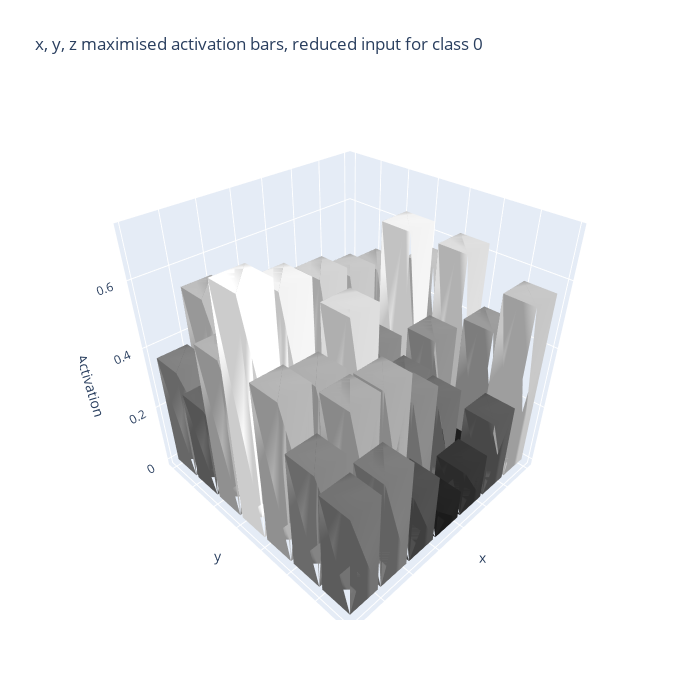

The cell this chart's notebook holds for it:
### Code cell
#adding 3d visualisation x, y, z with z = activation threshold for better interpretability

block_size = 4
new_size = 28 // block_size
class_idx = 0
activation_map = images[class_idx]

averaged_columns = activation_map.reshape(new_size, block_size, new_size, block_size).mean(axis=(1, 3))
norm = averaged_columns / averaged_columns.max()
colors = np.floor(norm * 255).astype(int)

fig = go.Figure()
dx = dy = 0.9

def add_cube(fig, x0, y0, h, gray):
    verts = np.array([
        [x0,     y0,     0], #square bottom of column
        [x0+dx,  y0,     0],
        [x0+dx,  y0+dy,  0],
        [x0,     y0+dy,  0],
        [x0,     y0,     h], #square top of column
        [x0+dx,  y0,     h],
        [x0+dx,  y0+dy,  h],
        [x0,     y0+dy,  h],
    ])

    i = [0, 0, 4, 5, 1, 1, 2, 2, 3, 3, 4, 7]
    j = [1, 3, 5, 6, 2, 5, 3, 6, 0, 7, 0, 4]
    k = [3, 2, 6, 7, 5, 4, 7, 4, 4, 6, 1, 5]
    color = f'rgb({gray},{gray},{gray})'

    fig.add_trace(go.Mesh3d(
        x = verts[:,0], y = verts[:,1], z = verts[:,2], #mesh vertices
        i = i, j = j, k = k,
        color = color, opacity = 1 #mesh color
    ))

for xi in range(new_size):
    for yi in range(new_size):
        h = averaged_columns[yi, new_size-1-xi]
        gray = colors[yi, new_size-1-xi]
        add_cube(fig, xi, yi, h, gray) #coordinates, height, color

fig.update_layout(
    scene = dict(
        xaxis = dict(title='x', showticklabels=False),
        yaxis = dict(title='y', showticklabels=False),
        zaxis = dict(title='Activation'),
        aspectmode = 'cube'
    ),
    title = f'x, y, z maximised activation bars, reduced input for class {class_idx}',
    width = 700, height=700
)

fig.show()

### Figure 1 — Plotly figure (JSON) as saved in the notebook; plotly's stock layout.template omitted (floating-point values rounded to 4 significant figures)
{"data": [{"color": "rgb(149,149,149)", "i": [0, 0, 4, 5, 1, 1, 2, 2, 3, 3, 4, 7], "j": [1, 3, 5, 6, 2, 5, 3, 6, 0, 7, 0, 4], "k": [3, 2, 6, 7, 5, 4, 7, 4, 4, 6, 1, 5], "opacity": 1, "type": "mesh3d", "x": [0.0, 0.9, 0.9, 0.0, 0.0, 0.9, 0.9, 0.0], "y": [0.0, 0.0, 0.9, 0.9, 0.0, 0.0, 0.9, 0.9], "z": [0.0, 0.0, 0.0, 0.0, 0.4259, 0.4259, 0.4259, 0.4259]}, {"color": "rgb(73,73,73)", "i": [0, 0, 4, 5, 1, 1, 2, 2, 3, 3, 4, 7], "j": [1, 3, 5, 6, 2, 5, 3, 6, 0, 7, 0, 4], "k": [3, 2, 6, 7, 5, 4, 7, 4, 4, 6, 1, 5], "opacity": 1, "type": "mesh3d", "x": [0.0, 0.9, 0.9, 0.0, 0.0, 0.9, 0.9, 0.0], "y": [1.0, 1.0, 1.9, 1.9, 1.0, 1.0, 1.9, 1.9], "z": [0.0, 0.0, 0.0, 0.0, 0.2081, 0.2081, 0.2081, 0.2081]}, {"color": "rgb(79,79,79)", "i": [0, 0, 4, 5, 1, 1, 2, 2, 3, 3, 4, 7], "j": [1, 3, 5, 6, 2, 5, 3, 6, 0, 7, 0, 4], "k": [3, 2, 6, 7, 5, 4, 7, 4, 4, 6, 1, 5], "opacity": 1, "type": "mesh3d", "x": [0.0, 0.9, 0.9, 0.0, 0.0, 0.9, 0.9, 0.0], "y": [2.0, 2.0, 2.9, 2.9, 2.0, 2.0, 2.9, 2.9], "z": [0.0, 0.0, 0.0, 0.0, 0.2269, 0.2269, 0.2269, 0.2269]}, {"color": "rgb(195,195,195)", "i": [0, 0, 4, 5, 1, 1, 2, 2, 3, 3, 4, 7], "j": [1, 3, 5, 6, 2, 5, 3, 6, 0, 7, 0, 4], "k": [3, 2, 6, 7, 5, 4, 7, 4, 4, 6, 1, 5], "opacity": 1, "type": "mesh3d", "x": [0.0, 0.9, 0.9, 0.0, 0.0, 0.9, 0.9, 0.0], "y": [3.0, 3.0, 3.9, 3.9, 3.0, 3.0, 3.9, 3.9], "z": [0.0, 0.0, 0.0, 0.0, 0.5569, 0.5569, 0.5569, 0.5569]}, {"color": "rgb(221,221,221)", "i": [0, 0, 4, 5, 1, 1, 2, 2, 3, 3, 4, 7], "j": [1, 3, 5, 6, 2, 5, 3, 6, 0, 7, 0, 4], "k": [3, 2, 6, 7, 5, 4, 7, 4, 4, 6, 1, 5], "opacity": 1, "type": "mesh3d", "x": [0.0, 0.9, 0.9, 0.0, 0.0, 0.9, 0.9, 0.0], "y": [4.0, 4.0, 4.9, 4.9, 4.0, 4.0, 4.9, 4.9], "z": [0.0, 0.0, 0.0, 0.0, 0.6298, 0.6298, 0.6298, 0.6298]}, {"color": "rgb(156,156,156)", "i": [0, 0, 4, 5, 1, 1, 2, 2, 3, 3, 4, 7], "j": [1, 3, 5, 6, 2, 5, 3, 6, 0, 7, 0, 4], "k": [3, 2, 6, 7, 5, 4, 7, 4, 4, 6, 1, 5], "opacity": 1, "type": "mesh3d", "x": [0.0, 0.9, 0.9, 0.0, 0.0, 0.9, 0.9, 0.0], "y": [5.0, 5.0, 5.9, 5.9, 5.0, 5.0, 5.9, 5.9], "z": [0.0, 0.0, 0.0, 0.0, 0.4446, 0.4446, 0.4446, 0.4446]}, {"color": "rgb(198,198,198)", "i": [0, 0, 4, 5, 1, 1, 2, 2, 3, 3, 4, 7], "j": [1, 3, 5, 6, 2, 5, 3, 6, 0, 7, 0, 4], "k": [3, 2, 6, 7, 5, 4, 7, 4, 4, 6, 1, 5], "opacity": 1, "type": "mesh3d", "x": [0.0, 0.9, 0.9, 0.0, 0.0, 0.9, 0.9, 0.0], "y": [6.0, 6.0, 6.9, 6.9, 6.0, 6.0, 6.9, 6.9], "z": [0.0, 0.0, 0.0, 0.0, 0.5641, 0.5641, 0.5641, 0.5641]}, {"color": "rgb(108,108,108)", "i": [0, 0, 4, 5, 1, 1, 2, 2, 3, 3, 4, 7], "j": [1, 3, 5, 6, 2, 5, 3, 6, 0, 7, 0, 4], "k": [3, 2, 6, 7, 5, 4, 7, 4, 4, 6, 1, 5], "opacity": 1, "type": "mesh3d", "x": [1.0, 1.9, 1.9, 1.0, 1.0, 1.9, 1.9, 1.0], "y": [0.0, 0.0, 0.9, 0.9, 0.0, 0.0, 0.9, 0.9], "z": [0.0, 0.0, 0.0, 0.0, 0.3075, 0.3075, 0.3075, 0.3075]}, {"color": "rgb(158,158,158)", "i": [0, 0, 4, 5, 1, 1, 2, 2, 3, 3, 4, 7], "j": [1, 3, 5, 6, 2, 5, 3, 6, 0, 7, 0, 4], "k": [3, 2, 6, 7, 5, 4, 7, 4, 4, 6, 1, 5], "opacity": 1, "type": "mesh3d", "x": [1.0, 1.9, 1.9, 1.0, 1.0, 1.9, 1.9, 1.0], "y": [1.0, 1.0, 1.9, 1.9, 1.0, 1.0, 1.9, 1.9], "z": [0.0, 0.0, 0.0, 0.0, 0.451, 0.451, 0.451, 0.451]}, {"color": "rgb(192,192,192)", "i": [0, 0, 4, 5, 1, 1, 2, 2, 3, 3, 4, 7], "j": [1, 3, 5, 6, 2, 5, 3, 6, 0, 7, 0, 4], "k": [3, 2, 6, 7, 5, 4, 7, 4, 4, 6, 1, 5], "opacity": 1, "type": "mesh3d", "x": [1.0, 1.9, 1.9, 1.0, 1.0, 1.9, 1.9, 1.0], "y": [2.0, 2.0, 2.9, 2.9, 2.0, 2.0, 2.9, 2.9], "z": [0.0, 0.0, 0.0, 0.0, 0.5492, 0.5492, 0.5492, 0.5492]}, {"color": "rgb(242,242,242)", "i": [0, 0, 4, 5, 1, 1, 2, 2, 3, 3, 4, 7], "j": [1, 3, 5, 6, 2, 5, 3, 6, 0, 7, 0, 4], "k": [3, 2, 6, 7, 5, 4, 7, 4, 4, 6, 1, 5], "opacity": 1, "type": "mesh3d", "x": [1.0, 1.9, 1.9, 1.0, 1.0, 1.9, 1.9, 1.0], "y": [3.0, 3.0, 3.9, 3.9, 3.0, 3.0, 3.9, 3.9], "z": [0.0, 0.0, 0.0, 0.0, 0.6912, 0.6912, 0.6912, 0.6912]}, {"color": "rgb(146,146,146)", "i": [0, 0, 4, 5, 1, 1, 2, 2, 3, 3, 4, 7], "j": [1, 3, 5, 6, 2, 5, 3, 6, 0, 7, 0, 4], "k": [3, 2, 6, 7, 5, 4, 7, 4, 4, 6, 1, 5], "opacity": 1, "type": "mesh3d", "x": [1.0, 1.9, 1.9, 1.0, 1.0, 1.9, 1.9, 1.0], "y": [4.0, 4.0, 4.9, 4.9, 4.0, 4.0, 4.9, 4.9], "z": [0.0, 0.0, 0.0, 0.0, 0.4163, 0.4163, 0.4163, 0.4163]}, {"color": "rgb(28,28,28)", "i": [0, 0, 4, 5, 1, 1, 2, 2, 3, 3, 4, 7], "j": [1, 3, 5, 6, 2, 5, 3, 6, 0, 7, 0, 4], "k": [3, 2, 6, 7, 5, 4, 7, 4, 4, 6, 1, 5], "opacity": 1, "type": "mesh3d", "x": [1.0, 1.9, 1.9, 1.0, 1.0, 1.9, 1.9, 1.0], "y": [5.0, 5.0, 5.9, 5.9, 5.0, 5.0, 5.9, 5.9], "z": [0.0, 0.0, 0.0, 0.0, 0.08066, 0.08066, 0.08066, 0.08066]}, {"color": "rgb(90,90,90)", "i": [0, 0, 4, 5, 1, 1, 2, 2, 3, 3, 4, 7], "j": [1, 3, 5, 6, 2, 5, 3, 6, 0, 7, 0, 4], "k": [3, 2, 6, 7, 5, 4, 7, 4, 4, 6, 1, 5], "opacity": 1, "type": "mesh3d", "x": [1.0, 1.9, 1.9, 1.0, 1.0, 1.9, 1.9, 1.0], "y": [6.0, 6.0, 6.9, 6.9, 6.0, 6.0, 6.9, 6.9], "z": [0.0, 0.0, 0.0, 0.0, 0.2575, 0.2575, 0.2575, 0.2575]}, {"color": "rgb(138,138,138)", "i": [0, 0, 4, 5, 1, 1, 2, 2, 3, 3, 4, 7], "j": [1, 3, 5, 6, 2, 5, 3, 6, 0, 7, 0, 4], "k": [3, 2, 6, 7, 5, 4, 7, 4, 4, 6, 1, 5], "opacity": 1, "type": "mesh3d", "x": [2.0, 2.9, 2.9, 2.0, 2.0, 2.9, 2.9, 2.0], "y": [0.0, 0.0, 0.9, 0.9, 0.0, 0.0, 0.9, 0.9], "z": [0.0, 0.0, 0.0, 0.0, 0.3947, 0.3947, 0.3947, 0.3947]}, {"color": "rgb(134,134,134)", "i": [0, 0, 4, 5, 1, 1, 2, 2, 3, 3, 4, 7], "j": [1, 3, 5, 6, 2, 5, 3, 6, 0, 7, 0, 4], "k": [3, 2, 6, 7, 5, 4, 7, 4, 4, 6, 1, 5], "opacity": 1, "type": "mesh3d", "x": [2.0, 2.9, 2.9, 2.0, 2.0, 2.9, 2.9, 2.0], "y": [1.0, 1.0, 1.9, 1.9, 1.0, 1.0, 1.9, 1.9], "z": [0.0, 0.0, 0.0, 0.0, 0.3838, 0.3838, 0.3838, 0.3838]}, {"color": "rgb(199,199,199)", "i": [0, 0, 4, 5, 1, 1, 2, 2, 3, 3, 4, 7], "j": [1, 3, 5, 6, 2, 5, 3, 6, 0, 7, 0, 4], "k": [3, 2, 6, 7, 5, 4, 7, 4, 4, 6, 1, 5], "opacity": 1, "type": "mesh3d", "x": [2.0, 2.9, 2.9, 2.0, 2.0, 2.9, 2.9, 2.0], "y": [2.0, 2.0, 2.9, 2.9, 2.0, 2.0, 2.9, 2.9], "z": [0.0, 0.0, 0.0, 0.0, 0.5687, 0.5687, 0.5687, 0.5687]}, {"color": "rgb(137,137,137)", "i": [0, 0, 4, 5, 1, 1, 2, 2, 3, 3, 4, 7], "j": [1, 3, 5, 6, 2, 5, 3, 6, 0, 7, 0, 4], "k": [3, 2, 6, 7, 5, 4, 7, 4, 4, 6, 1, 5], "opacity": 1, "type": "mesh3d", "x": [2.0, 2.9, 2.9, 2.0, 2.0, 2.9, 2.9, 2.0], "y": [3.0, 3.0, 3.9, 3.9, 3.0, 3.0, 3.9, 3.9], "z": [0.0, 0.0, 0.0, 0.0, 0.391, 0.391, 0.391, 0.391]}, {"color": "rgb(116,116,116)", "i": [0, 0, 4, 5, 1, 1, 2, 2, 3, 3, 4, 7], "j": [1, 3, 5, 6, 2, 5, 3, 6, 0, 7, 0, 4], "k": [3, 2, 6, 7, 5, 4, 7, 4, 4, 6, 1, 5], "opacity": 1, "type": "mesh3d", "x": [2.0, 2.9, 2.9, 2.0, 2.0, 2.9, 2.9, 2.0], "y": [4.0, 4.0, 4.9, 4.9, 4.0, 4.0, 4.9, 4.9], "z": [0.0, 0.0, 0.0, 0.0, 0.3323, 0.3323, 0.3323, 0.3323]}, {"color": "rgb(111,111,111)", "i": [0, 0, 4, 5, 1, 1, 2, 2, 3, 3, 4, 7], "j": [1, 3, 5, 6, 2, 5, 3, 6, 0, 7, 0, 4], "k": [3, 2, 6, 7, 5, 4, 7, 4, 4, 6, 1, 5], "opacity": 1, "type": "mesh3d", "x": [2.0, 2.9, 2.9, 2.0, 2.0, 2.9, 2.9, 2.0], "y": [5.0, 5.0, 5.9, 5.9, 5.0, 5.0, 5.9, 5.9], "z": [0.0, 0.0, 0.0, 0.0, 0.3181, 0.3181, 0.3181, 0.3181]}, {"color": "rgb(54,54,54)", "i": [0, 0, 4, 5, 1, 1, 2, 2, 3, 3, 4, 7], "j": [1, 3, 5, 6, 2, 5, 3, 6, 0, 7, 0, 4], "k": [3, 2, 6, 7, 5, 4, 7, 4, 4, 6, 1, 5], "opacity": 1, "type": "mesh3d", "x": [2.0, 2.9, 2.9, 2.0, 2.0, 2.9, 2.9, 2.0], "y": [6.0, 6.0, 6.9, 6.9, 6.0, 6.0, 6.9, 6.9], "z": [0.0, 0.0, 0.0, 0.0, 0.1562, 0.1562, 0.1562, 0.1562]}, {"color": "rgb(156,156,156)", "i": [0, 0, 4, 5, 1, 1, 2, 2, 3, 3, 4, 7], "j": [1, 3, 5, 6, 2, 5, 3, 6, 0, 7, 0, 4], "k": [3, 2, 6, 7, 5, 4, 7, 4, 4, 6, 1, 5], "opacity": 1, "type": "mesh3d", "x": [3.0, 3.9, 3.9, 3.0, 3.0, 3.9, 3.9, 3.0], "y": [0.0, 0.0, 0.9, 0.9, 0.0, 0.0, 0.9, 0.9], "z": [0.0, 0.0, 0.0, 0.0, 0.4441, 0.4441, 0.4441, 0.4441]}, {"color": "rgb(99,99,99)", "i": [0, 0, 4, 5, 1, 1, 2, 2, 3, 3, 4, 7], "j": [1, 3, 5, 6, 2, 5, 3, 6, 0, 7, 0, 4], "k": [3, 2, 6, 7, 5, 4, 7, 4, 4, 6, 1, 5], "opacity": 1, "type": "mesh3d", "x": [3.0, 3.9, 3.9, 3.0, 3.0, 3.9, 3.9, 3.0], "y": [1.0, 1.0, 1.9, 1.9, 1.0, 1.0, 1.9, 1.9], "z": [0.0, 0.0, 0.0, 0.0, 0.2827, 0.2827, 0.2827, 0.2827]}, {"color": "rgb(209,209,209)", "i": [0, 0, 4, 5, 1, 1, 2, 2, 3, 3, 4, 7], "j": [1, 3, 5, 6, 2, 5, 3, 6, 0, 7, 0, 4], "k": [3, 2, 6, 7, 5, 4, 7, 4, 4, 6, 1, 5], "opacity": 1, "type": "mesh3d", "x": [3.0, 3.9, 3.9, 3.0, 3.0, 3.9, 3.9, 3.0], "y": [2.0, 2.0, 2.9, 2.9, 2.0, 2.0, 2.9, 2.9], "z": [0.0, 0.0, 0.0, 0.0, 0.5975, 0.5975, 0.5975, 0.5975]}, {"color": "rgb(77,77,77)", "i": [0, 0, 4, 5, 1, 1, 2, 2, 3, 3, 4, 7], "j": [1, 3, 5, 6, 2, 5, 3, 6, 0, 7, 0, 4], "k": [3, 2, 6, 7, 5, 4, 7, 4, 4, 6, 1, 5], "opacity": 1, "type": "mesh3d", "x": [3.0, 3.9, 3.9, 3.0, 3.0, 3.9, 3.9, 3.0], "y": [3.0, 3.0, 3.9, 3.9, 3.0, 3.0, 3.9, 3.9], "z": [0.0, 0.0, 0.0, 0.0, 0.2214, 0.2214, 0.2214, 0.2214]}, {"color": "rgb(108,108,108)", "i": [0, 0, 4, 5, 1, 1, 2, 2, 3, 3, 4, 7], "j": [1, 3, 5, 6, 2, 5, 3, 6, 0, 7, 0, 4], "k": [3, 2, 6, 7, 5, 4, 7, 4, 4, 6, 1, 5], "opacity": 1, "type": "mesh3d", "x": [3.0, 3.9, 3.9, 3.0, 3.0, 3.9, 3.9, 3.0], "y": [4.0, 4.0, 4.9, 4.9, 4.0, 4.0, 4.9, 4.9], "z": [0.0, 0.0, 0.0, 0.0, 0.3078, 0.3078, 0.3078, 0.3078]}, {"color": "rgb(137,137,137)", "i": [0, 0, 4, 5, 1, 1, 2, 2, 3, 3, 4, 7], "j": [1, 3, 5, 6, 2, 5, 3, 6, 0, 7, 0, 4], "k": [3, 2, 6, 7, 5, 4, 7, 4, 4, 6, 1, 5], "opacity": 1, "type": "mesh3d", "x": [3.0, 3.9, 3.9, 3.0, 3.0, 3.9, 3.9, 3.0], "y": [5.0, 5.0, 5.9, 5.9, 5.0, 5.0, 5.9, 5.9], "z": [0.0, 0.0, 0.0, 0.0, 0.39, 0.39, 0.39, 0.39]}, {"color": "rgb(34,34,34)", "i": [0, 0, 4, 5, 1, 1, 2, 2, 3, 3, 4, 7], "j": [1, 3, 5, 6, 2, 5, 3, 6, 0, 7, 0, 4], "k": [3, 2, 6, 7, 5, 4, 7, 4, 4, 6, 1, 5], "opacity": 1, "type": "mesh3d", "x": [3.0, 3.9, 3.9, 3.0, 3.0, 3.9, 3.9, 3.0], "y": [6.0, 6.0, 6.9, 6.9, 6.0, 6.0, 6.9, 6.9], "z": [0.0, 0.0, 0.0, 0.0, 0.09906, 0.09906, 0.09906, 0.09906]}, {"color": "rgb(174,174,174)", "i": [0, 0, 4, 5, 1, 1, 2, 2, 3, 3, 4, 7], "j": [1, 3, 5, 6, 2, 5, 3, 6, 0, 7, 0, 4], "k": [3, 2, 6, 7, 5, 4, 7, 4, 4, 6, 1, 5], "opacity": 1, "type": "mesh3d", "x": [4.0, 4.9, 4.9, 4.0, 4.0, 4.9, 4.9, 4.0], "y": [0.0, 0.0, 0.9, 0.9, 0.0, 0.0, 0.9, 0.9], "z": [0.0, 0.0, 0.0, 0.0, 0.4964, 0.4964, 0.4964, 0.4964]}, {"color": "rgb(65,65,65)", "i": [0, 0, 4, 5, 1, 1, 2, 2, 3, 3, 4, 7], "j": [1, 3, 5, 6, 2, 5, 3, 6, 0, 7, 0, 4], "k": [3, 2, 6, 7, 5, 4, 7, 4, 4, 6, 1, 5], "opacity": 1, "type": "mesh3d", "x": [4.0, 4.9, 4.9, 4.0, 4.0, 4.9, 4.9, 4.0], "y": [1.0, 1.0, 1.9, 1.9, 1.0, 1.0, 1.9, 1.9], "z": [0.0, 0.0, 0.0, 0.0, 0.1856, 0.1856, 0.1856, 0.1856]}, {"color": "rgb(127,127,127)", "i": [0, 0, 4, 5, 1, 1, 2, 2, 3, 3, 4, 7], "j": [1, 3, 5, 6, 2, 5, 3, 6, 0, 7, 0, 4], "k": [3, 2, 6, 7, 5, 4, 7, 4, 4, 6, 1, 5], "opacity": 1, "type": "mesh3d", "x": [4.0, 4.9, 4.9, 4.0, 4.0, 4.9, 4.9, 4.0], "y": [2.0, 2.0, 2.9, 2.9, 2.0, 2.0, 2.9, 2.9], "z": [0.0, 0.0, 0.0, 0.0, 0.3633, 0.3633, 0.3633, 0.3633]}, {"color": "rgb(124,124,124)", "i": [0, 0, 4, 5, 1, 1, 2, 2, 3, 3, 4, 7], "j": [1, 3, 5, 6, 2, 5, 3, 6, 0, 7, 0, 4], "k": [3, 2, 6, 7, 5, 4, 7, 4, 4, 6, 1, 5], "opacity": 1, "type": "mesh3d", "x": [4.0, 4.9, 4.9, 4.0, 4.0, 4.9, 4.9, 4.0], "y": [3.0, 3.0, 3.9, 3.9, 3.0, 3.0, 3.9, 3.9], "z": [0.0, 0.0, 0.0, 0.0, 0.3534, 0.3534, 0.3534, 0.3534]}, {"color": "rgb(219,219,219)", "i": [0, 0, 4, 5, 1, 1, 2, 2, 3, 3, 4, 7], "j": [1, 3, 5, 6, 2, 5, 3, 6, 0, 7, 0, 4], "k": [3, 2, 6, 7, 5, 4, 7, 4, 4, 6, 1, 5], "opacity": 1, "type": "mesh3d", "x": [4.0, 4.9, 4.9, 4.0, 4.0, 4.9, 4.9, 4.0], "y": [4.0, 4.0, 4.9, 4.9, 4.0, 4.0, 4.9, 4.9], "z": [0.0, 0.0, 0.0, 0.0, 0.6257, 0.6257, 0.6257, 0.6257]}, {"color": "rgb(170,170,170)", "i": [0, 0, 4, 5, 1, 1, 2, 2, 3, 3, 4, 7], "j": [1, 3, 5, 6, 2, 5, 3, 6, 0, 7, 0, 4], "k": [3, 2, 6, 7, 5, 4, 7, 4, 4, 6, 1, 5], "opacity": 1, "type": "mesh3d", "x": [4.0, 4.9, 4.9, 4.0, 4.0, 4.9, 4.9, 4.0], "y": [5.0, 5.0, 5.9, 5.9, 5.0, 5.0, 5.9, 5.9], "z": [0.0, 0.0, 0.0, 0.0, 0.4842, 0.4842, 0.4842, 0.4842]}, {"color": "rgb(79,79,79)", "i": [0, 0, 4, 5, 1, 1, 2, 2, 3, 3, 4, 7], "j": [1, 3, 5, 6, 2, 5, 3, 6, 0, 7, 0, 4], "k": [3, 2, 6, 7, 5, 4, 7, 4, 4, 6, 1, 5], "opacity": 1, "type": "mesh3d", "x": [4.0, 4.9, 4.9, 4.0, 4.0, 4.9, 4.9, 4.0], "y": [6.0, 6.0, 6.9, 6.9, 6.0, 6.0, 6.9, 6.9], "z": [0.0, 0.0, 0.0, 0.0, 0.2268, 0.2268, 0.2268, 0.2268]}, {"color": "rgb(190,190,190)", "i": [0, 0, 4, 5, 1, 1, 2, 2, 3, 3, 4, 7], "j": [1, 3, 5, 6, 2, 5, 3, 6, 0, 7, 0, 4], "k": [3, 2, 6, 7, 5, 4, 7, 4, 4, 6, 1, 5], "opacity": 1, "type": "mesh3d", "x": [5.0, 5.9, 5.9, 5.0, 5.0, 5.9, 5.9, 5.0], "y": [0.0, 0.0, 0.9, 0.9, 0.0, 0.0, 0.9, 0.9], "z": [0.0, 0.0, 0.0, 0.0, 0.5424, 0.5424, 0.5424, 0.5424]}, {"color": "rgb(77,77,77)", "i": [0, 0, 4, 5, 1, 1, 2, 2, 3, 3, 4, 7], "j": [1, 3, 5, 6, 2, 5, 3, 6, 0, 7, 0, 4], "k": [3, 2, 6, 7, 5, 4, 7, 4, 4, 6, 1, 5], "opacity": 1, "type": "mesh3d", "x": [5.0, 5.9, 5.9, 5.0, 5.0, 5.9, 5.9, 5.0], "y": [1.0, 1.0, 1.9, 1.9, 1.0, 1.0, 1.9, 1.9], "z": [0.0, 0.0, 0.0, 0.0, 0.22, 0.22, 0.22, 0.22]}, {"color": "rgb(137,137,137)", "i": [0, 0, 4, 5, 1, 1, 2, 2, 3, 3, 4, 7], "j": [1, 3, 5, 6, 2, 5, 3, 6, 0, 7, 0, 4], "k": [3, 2, 6, 7, 5, 4, 7, 4, 4, 6, 1, 5], "opacity": 1, "type": "mesh3d", "x": [5.0, 5.9, 5.9, 5.0, 5.0, 5.9, 5.9, 5.0], "y": [2.0, 2.0, 2.9, 2.9, 2.0, 2.0, 2.9, 2.9], "z": [0.0, 0.0, 0.0, 0.0, 0.3902, 0.3902, 0.3902, 0.3902]}, {"color": "rgb(242,242,242)", "i": [0, 0, 4, 5, 1, 1, 2, 2, 3, 3, 4, 7], "j": [1, 3, 5, 6, 2, 5, 3, 6, 0, 7, 0, 4], "k": [3, 2, 6, 7, 5, 4, 7, 4, 4, 6, 1, 5], "opacity": 1, "type": "mesh3d", "x": [5.0, 5.9, 5.9, 5.0, 5.0, 5.9, 5.9, 5.0], "y": [3.0, 3.0, 3.9, 3.9, 3.0, 3.0, 3.9, 3.9], "z": [0.0, 0.0, 0.0, 0.0, 0.6891, 0.6891, 0.6891, 0.6891]}, {"color": "rgb(174,174,174)", "i": [0, 0, 4, 5, 1, 1, 2, 2, 3, 3, 4, 7], "j": [1, 3, 5, 6, 2, 5, 3, 6, 0, 7, 0, 4], "k": [3, 2, 6, 7, 5, 4, 7, 4, 4, 6, 1, 5], "opacity": 1, "type": "mesh3d", "x": [5.0, 5.9, 5.9, 5.0, 5.0, 5.9, 5.9, 5.0], "y": [4.0, 4.0, 4.9, 4.9, 4.0, 4.0, 4.9, 4.9], "z": [0.0, 0.0, 0.0, 0.0, 0.4978, 0.4978, 0.4978, 0.4978]}, {"color": "rgb(171,171,171)", "i": [0, 0, 4, 5, 1, 1, 2, 2, 3, 3, 4, 7], "j": [1, 3, 5, 6, 2, 5, 3, 6, 0, 7, 0, 4], "k": [3, 2, 6, 7, 5, 4, 7, 4, 4, 6, 1, 5], "opacity": 1, "type": "mesh3d", "x": [5.0, 5.9, 5.9, 5.0, 5.0, 5.9, 5.9, 5.0], "y": [5.0, 5.0, 5.9, 5.9, 5.0, 5.0, 5.9, 5.9], "z": [0.0, 0.0, 0.0, 0.0, 0.4879, 0.4879, 0.4879, 0.4879]}, {"color": "rgb(123,123,123)", "i": [0, 0, 4, 5, 1, 1, 2, 2, 3, 3, 4, 7], "j": [1, 3, 5, 6, 2, 5, 3, 6, 0, 7, 0, 4], "k": [3, 2, 6, 7, 5, 4, 7, 4, 4, 6, 1, 5], "opacity": 1, "type": "mesh3d", "x": [5.0, 5.9, 5.9, 5.0, 5.0, 5.9, 5.9, 5.0], "y": [6.0, 6.0, 6.9, 6.9, 6.0, 6.0, 6.9, 6.9], "z": [0.0, 0.0, 0.0, 0.0, 0.3503, 0.3503, 0.3503, 0.3503]}, {"color": "rgb(129,129,129)", "i": [0, 0, 4, 5, 1, 1, 2, 2, 3, 3, 4, 7], "j": [1, 3, 5, 6, 2, 5, 3, 6, 0, 7, 0, 4], "k": [3, 2, 6, 7, 5, 4, 7, 4, 4, 6, 1, 5], "opacity": 1, "type": "mesh3d", "x": [6.0, 6.9, 6.9, 6.0, 6.0, 6.9, 6.9, 6.0], "y": [0.0, 0.0, 0.9, 0.9, 0.0, 0.0, 0.9, 0.9], "z": [0.0, 0.0, 0.0, 0.0, 0.3688, 0.3688, 0.3688, 0.3688]}, {"color": "rgb(106,106,106)", "i": [0, 0, 4, 5, 1, 1, 2, 2, 3, 3, 4, 7], "j": [1, 3, 5, 6, 2, 5, 3, 6, 0, 7, 0, 4], "k": [3, 2, 6, 7, 5, 4, 7, 4, 4, 6, 1, 5], "opacity": 1, "type": "mesh3d", "x": [6.0, 6.9, 6.9, 6.0, 6.0, 6.9, 6.9, 6.0], "y": [1.0, 1.0, 1.9, 1.9, 1.0, 1.0, 1.9, 1.9], "z": [0.0, 0.0, 0.0, 0.0, 0.3042, 0.3042, 0.3042, 0.3042]}, {"color": "rgb(180,180,180)", "i": [0, 0, 4, 5, 1, 1, 2, 2, 3, 3, 4, 7], "j": [1, 3, 5, 6, 2, 5, 3, 6, 0, 7, 0, 4], "k": [3, 2, 6, 7, 5, 4, 7, 4, 4, 6, 1, 5], "opacity": 1, "type": "mesh3d", "x": [6.0, 6.9, 6.9, 6.0, 6.0, 6.9, 6.9, 6.0], "y": [2.0, 2.0, 2.9, 2.9, 2.0, 2.0, 2.9, 2.9], "z": [0.0, 0.0, 0.0, 0.0, 0.5139, 0.5139, 0.5139, 0.5139]}, {"color": "rgb(255,255,255)", "i": [0, 0, 4, 5, 1, 1, 2, 2, 3, 3, 4, 7], "j": [1, 3, 5, 6, 2, 5, 3, 6, 0, 7, 0, 4], "k": [3, 2, 6, 7, 5, 4, 7, 4, 4, 6, 1, 5], "opacity": 1, "type": "mesh3d", "x": [6.0, 6.9, 6.9, 6.0, 6.0, 6.9, 6.9, 6.0], "y": [3.0, 3.0, 3.9, 3.9, 3.0, 3.0, 3.9, 3.9], "z": [0.0, 0.0, 0.0, 0.0, 0.7258, 0.7258, 0.7258, 0.7258]}, {"color": "rgb(180,180,180)", "i": [0, 0, 4, 5, 1, 1, 2, 2, 3, 3, 4, 7], "j": [1, 3, 5, 6, 2, 5, 3, 6, 0, 7, 0, 4], "k": [3, 2, 6, 7, 5, 4, 7, 4, 4, 6, 1, 5], "opacity": 1, "type": "mesh3d", "x": [6.0, 6.9, 6.9, 6.0, 6.0, 6.9, 6.9, 6.0], "y": [4.0, 4.0, 4.9, 4.9, 4.0, 4.0, 4.9, 4.9], "z": [0.0, 0.0, 0.0, 0.0, 0.5139, 0.5139, 0.5139, 0.5139]}, {"color": "rgb(132,132,132)", "i": [0, 0, 4, 5, 1, 1, 2, 2, 3, 3, 4, 7], "j": [1, 3, 5, 6, 2, 5, 3, 6, 0, 7, 0, 4], "k": [3, 2, 6, 7, 5, 4, 7, 4, 4, 6, 1, 5], "opacity": 1, "type": "mesh3d", "x": [6.0, 6.9, 6.9, 6.0, 6.0, 6.9, 6.9, 6.0], "y": [5.0, 5.0, 5.9, 5.9, 5.0, 5.0, 5.9, 5.9], "z": [0.0, 0.0, 0.0, 0.0, 0.3768, 0.3768, 0.3768, 0.3768]}, {"color": "rgb(115,115,115)", "i": [0, 0, 4, 5, 1, 1, 2, 2, 3, 3, 4, 7], "j": [1, 3, 5, 6, 2, 5, 3, 6, 0, 7, 0, 4], "k": [3, 2, 6, 7, 5, 4, 7, 4, 4, 6, 1, 5], "opacity": 1, "type": "mesh3d", "x": [6.0, 6.9, 6.9, 6.0, 6.0, 6.9, 6.9, 6.0], "y": [6.0, 6.0, 6.9, 6.9, 6.0, 6.0, 6.9, 6.9], "z": [0.0, 0.0, 0.0, 0.0, 0.3287, 0.3287, 0.3287, 0.3287]}], "layout": {"height": 700, "scene": {"aspectmode": "cube", "xaxis": {"showticklabels": false, "title": {"text": "x"}}, "yaxis": {"showticklabels": false, "title": {"text": "y"}}, "zaxis": {"title": {"text": "Activation"}}}, "title": {"text": "x, y, z maximised activation bars, reduced input for class 0"}, "width": 700}}
